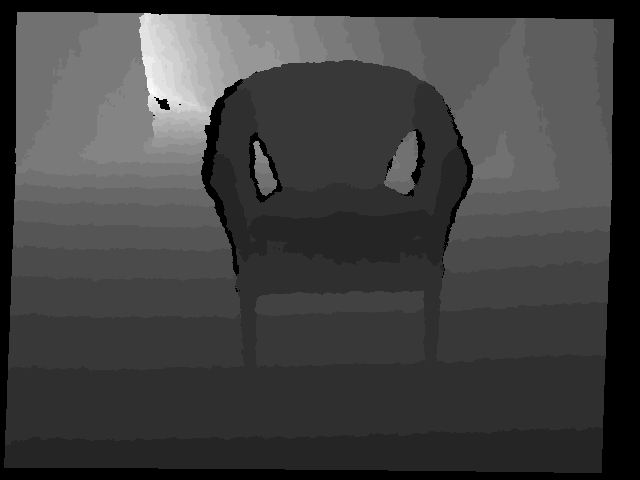
#> input picture files/test_depth_img/redwood_01053_1_depth.png, 640 x 480 px, found by its file name
$ python mix_rgb_and_depth_img.py   (older library calls are emulated)
#> lines starting #> are read from the running program, lines starting #| are printed output that depends on the picture
import cv2
import numpy as np
import matplotlib.pyplot as plt

def overlay_depth_rgb(depth_img, rgb_img, alpha=0.5):
    # Normalize depth image for visualization
    normalized_depth = cv2.normalize(depth_img, None, 0, 255, cv2.NORM_MINMAX, dtype=cv2.CV_8U)

    # Convert depth image to 3 channels for compatibility with RGB image
    depth_colored = cv2.cvtColor(normalized_depth, cv2.COLOR_GRAY2BGR)

    # Blend the depth image with the RGB image
    overlay = cv2.addWeighted(rgb_img, 1 - alpha, depth_colored, alpha, 0)

    return overlay

if __name__ == "__main__":
    # Replace these paths with the paths to your depth and RGB images
    depth_image_path = f'files/test_depth_img/redwood_01053_1_depth.png'
    rgb_image_path = f'files/test_depth_img/redwood_01053_1_rgb.jpg'

    # Load depth and RGB images
    depth_img = cv2.imread(depth_image_path, cv2.IMREAD_UNCHANGED)
#> depth_img is the input picture: shape (480, 640) uint16; min 0, max 7030, mean 1875.8
    rgb_img = cv2.imread(rgb_image_path)
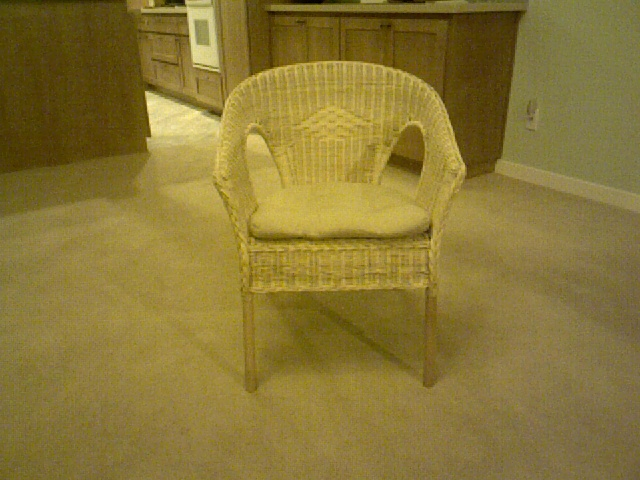
#> input picture files/test_depth_img/redwood_01053_1_rgb.jpg, 640 x 480 px, found by its file name
#> rgb_img is the input picture: shape (480, 640, 3); mean B, G, R 54.1, 118.6, 137

    # Check if the images are loaded successfully
    if depth_img is None or rgb_img is None:
        print("Error: Unable to load images.")
    else:
        # Overlay depth and RGB images
        overlay = overlay_depth_rgb(depth_img, rgb_img)
#> in overlay_depth_rgb, `overlay = cv2.addWeighted(rgb_img, 1 - alpha, depth_colored, alpha, 0)`:
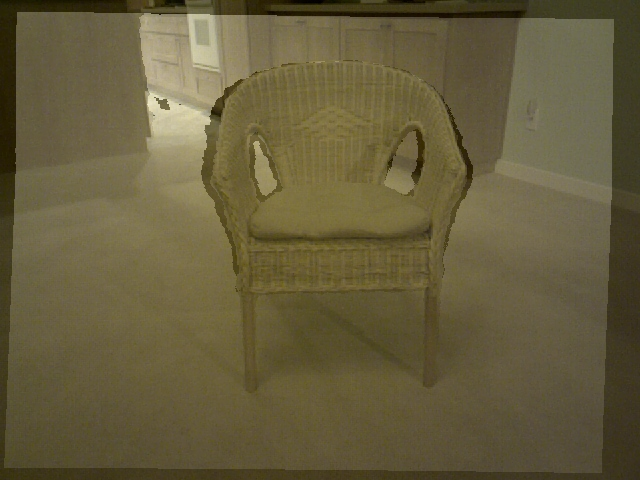
#> overlay: shape (480, 640, 3); mean B, G, R 61.1, 93.3, 102.5

        # Display the overlay image
        plt.imshow(cv2.cvtColor(overlay, cv2.COLOR_BGR2RGB))
        plt.axis('off')
        plt.show()
